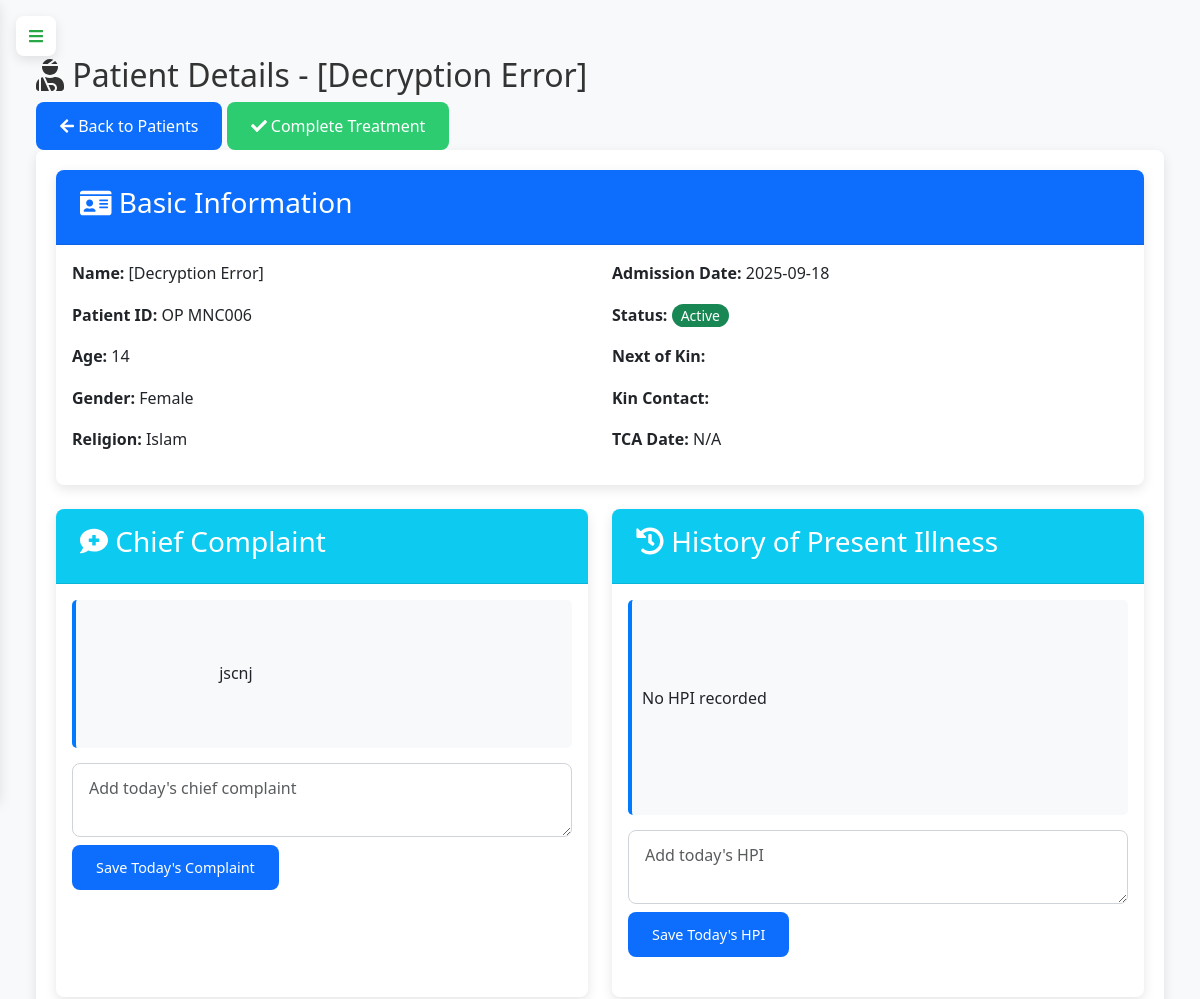
/doctor/patient/8 (signed in, upper part), run on an earlier commit of the app's database.
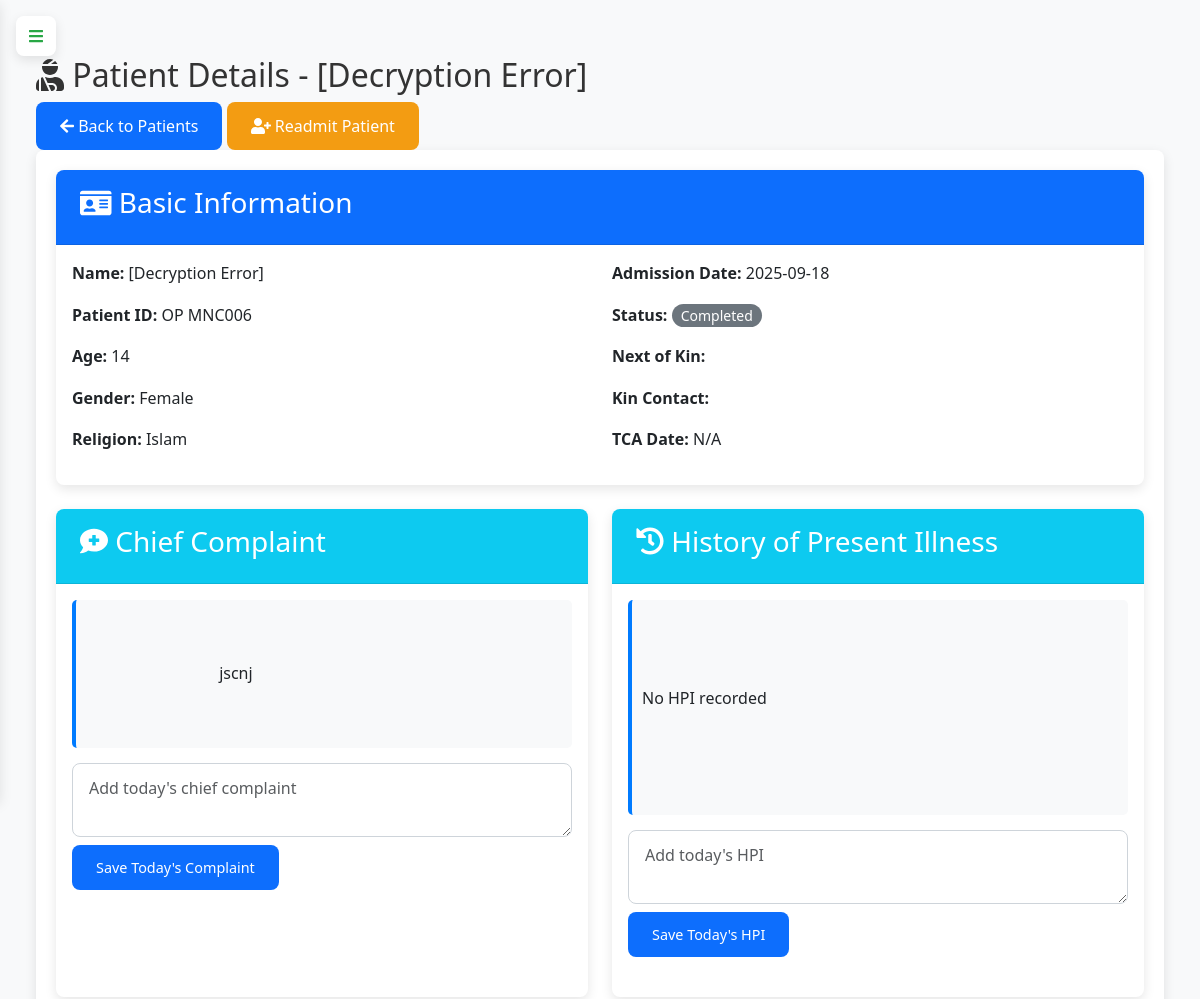
And on a later commit of the database.
### app.py (models this page shows, shortened)
class Patient(db.Model):
    id = db.Column(db.Integer, primary_key=True)
    op_number = db.Column(db.String(20), unique=True, nullable=True)
    ip_number = db.Column(db.String(20), unique=True, nullable=True)
    name = db.Column(db.String(100), nullable=True)  # encrypted
    age = db.Column(db.Integer, nullable=True)
    gender = db.Column(db.String(10), nullable=True)
    address = db.Column(db.String(200), nullable=True)  # encrypted
    phone = db.Column(db.String(20), nullable=True)  # encrypted
    destination = db.Column(db.String(100), nullable=True)
    occupation = db.Column(db.String(100), nullable=True)  # encrypted
    religion = db.Column(db.String(100), nullable=True)
    nok_name = db.Column(db.String(100), nullable=True)  # encrypted
    nok_contact = db.Column(db.String(20), nullable=True)  # encrypted
    tca = db.Column(db.Date, nullable=True)
    date_of_admission = db.Column(db.Date, nullable=True)
    status = db.Column(db.String(20), default='active', nullable=True)
    chief_complaint = db.Column(db.Text, nullable=True)
    history_present_illness = db.Column(db.Text, nullable=True)
    ai_assistance_enabled = db.Column(db.Boolean, default=False)
    ai_diagnosis = db.Column(db.Text)
    ai_treatment_recommendations = db.Column(db.Text)
    ai_last_updated = db.Column(db.DateTime)
    ai_confidence_score = db.Column(db.Float)  # 0-1 scale for diagnosis confidence
    created_at = db.Column(db.DateTime, default=datetime.utcnow)
    updated_at = db.Column(db.DateTime, default=datetime.utcnow, onupdate=datetime.utcnow)
    reviews = db.relationship('PatientReviewSystem', backref='patient', lazy=True)
    histories = db.relationship('PatientHistory', backref='patient', lazy=True)
    examinations = db.relationship('PatientExamination', backref='patient', lazy=True)
    diagnoses = db.relationship('PatientDiagnosis', backref='patient', lazy=True)
    management = db.relationship('PatientManagement', backref='patient', lazy=True)
    lab_requests = db.relationship('LabRequest', backref='patient', lazy=True)
    imaging_requests = db.relationship('ImagingRequest', backref='patient', lazy=True)
    @property
    def decrypted_name(self):
        if not self.name:
            return None
        try:
            return Config.decrypt_data_static(self.name)
        except Exception:
            return "[Decryption Error]"
    @property
    def decrypted_nok_name(self):
        return Config.decrypt_data_static(self.nok_name)
    @property
    def decrypted_nok_contact(self):
        return Config.decrypt_data_static(self.nok_contact)

### app.py (the view, shortened to what this page needs)
@app.route('/doctor/patient/<int:patient_id>', methods=['GET', 'POST'])
@login_required
def doctor_patient_details(patient_id):
    if current_user.role != 'doctor':
        flash('Unauthorized access', 'danger')
        return redirect(url_for('home'))
    patient = db.session.get(Patient, patient_id)
    if not patient:
        flash('Patient not found', 'danger')
        return redirect(url_for('doctor_patients'))
    drugs = Drug.query.filter(Drug.remaining_quantity > 0).all()
    services = Service.query.all()
    review_systems = PatientReviewSystem.query.filter_by(patient_id=patient.id).first()
    history = PatientHistory.query.filter_by(patient_id=patient.id).first()
    examination = PatientExamination.query.filter_by(patient_id=patient.id).first()
    diagnosis = PatientDiagnosis.query.filter_by(patient_id=patient.id).first()
    management = PatientManagement.query.filter_by(patient_id=patient.id).first()
    lab_tests = LabTest.query.all()
    imaging_tests = ImagingTest.query.all()
    lab_requests = LabRequest.query.filter_by(patient_id=patient.id).all()
    imaging_requests = ImagingRequest.query.filter_by(patient_id=patient.id).all()
    prescriptions = Prescription.query.filter_by(patient_id=patient.id).options(db.joinedload(Prescription.items).joinedload(PrescriptionItem.drug)).all()
    patient_services = PatientService.query.filter_by(patient_id=patient.id).all()
    return render_template('doctor/patient_details.html',
        patient=patient,
        review_systems=review_systems,
        history=history,
        examination=examination,
        diagnosis=diagnosis,
        management=management,
        lab_tests=lab_tests,
        imaging_tests=imaging_tests,
        lab_requests=lab_requests,
        imaging_requests=imaging_requests,
        prescriptions=prescriptions,
        patient_services=patient_services,
        drugs=drugs,
        services=services
    )

### app.py (called while the page is built, shortened)
@app.before_request
def initialize_data():
    global _first_request
    if not _first_request:
        return

@app.context_processor
def inject_current_date():
    return {'current_date': date.today().strftime('%Y-%m-%d')}

@app.context_processor
def inject_csrf_token():
    return dict(csrf_token=generate_csrf)

@app.context_processor
def utility_processor():
    def decrypt_data(encrypted_data):
        if not encrypted_data:
            return ""
        try:
            return Config.decrypt_data_static(encrypted_data)
        except:
            return "[Decryption Error]"
    return dict(decrypt_data=decrypt_data)

    @hybrid_property
    def remaining_quantity(self):
        return self.stocked_quantity - self.sold_quantity

    @remaining_quantity.expression
    def remaining_quantity(cls):
        return cls.stocked_quantity - cls.sold_quantity

    @login_manager.user_loader
    def load_user(user_id):
        return db.session.get(User, int(user_id))

### config.py (called while the page is built)
    @staticmethod
    def decrypt_data_static(encrypted_data: Optional[str]) -> str:
        return Config.decrypt_data(encrypted_data)

### templates/doctor/patient_details.html (shortened to what the changed rows need)
{% extends "doctor/layout.html" %}
{% block content %}
<div class="content">
    <div class="page-header">
        <h2><i class="fas fa-user-injured"></i> Patient Details - {{ patient.decrypted_name }}</h2>
        <div class="page-actions">
            <a href="{{ url_for('doctor_patients') }}" class="btn btn-secondary">
                <i class="fas fa-arrow-left"></i> Back to Patients
            </a>
            {% if patient.status == 'active' %}
            <button class="btn btn-success" onclick="completeTreatment('{{ patient.id }}')">
                <i class="fas fa-check"></i> Complete Treatment
            </button>
            {% else %}
            <button class="btn btn-warning" onclick="readmitPatient('{{ patient.id }}')">
                <i class="fas fa-user-plus"></i> Readmit Patient
            </button>
            {% endif %}
        </div>
    </div>
    <div class="patient-details-container">
        <div class="card mb-4">
            <div class="card-body">
                <div class="row">
                    <div class="col-md-6">
                        <p><strong>Name:</strong> {{ patient.decrypted_name }}</p>
                        <p><strong>Patient ID:</strong> {{ patient.op_number or patient.ip_number }}</p>
                        <p><strong>Age:</strong> {{ patient.age }}</p>
                        <p><strong>Gender:</strong> {{ patient.gender }}</p>
                        <p><strong>Religion:</strong> {{ patient.religion or 'N/A' }}</p>
                    </div>
                    <div class="col-md-6">
                        <p><strong>Admission Date:</strong> {{ patient.date_of_admission.strftime('%Y-%m-%d') }}</p>
                        <p><strong>Status:</strong> <span class="badge bg-{{ 'success' if patient.status == 'active' else 'secondary' }}">{{ patient.status|capitalize }}</span></p>
                        <p><strong>Next of Kin:</strong> {{ patient.decrypted_nok_name }}</p>
                        <p><strong>Kin Contact:</strong> {{ patient.decrypted_nok_contact }}</p>
                        <p><strong>TCA Date:</strong> {{ patient.tca.strftime('%Y-%m-%d') if patient.tca else 'N/A' }}</p>
                    </div>
                </div>
            </div>
        </div>
        <div class="row">
            <div class="col-md-6 mb-4">
                <div class="card h-100">
                    <div class="card-body">
                        <div class="chief-complaint-history">
                            {% if patient.chief_complaint %}
                                {{ patient.chief_complaint|safe }}
                            {% else %}
                                <p>No chief complaint recorded</p>
                            {% endif %}
                        </div>
                        <form method="POST" action="{{ url_for('doctor_patient_details', patient_id=patient.id) }}">
                            <textarea name="chief_complaint" class="form-control mb-2" placeholder="Add today's chief complaint" required></textarea>
                            <button type="submit" class="btn btn-primary btn-sm">Save Today's Complaint</button>
                        </form>
                    </div>
                </div>
            </div>
        </div>
{% endblock %}

What changed in the data, as far as the page shows it:
changed Patient "[Decryption Error]": status "Active" → "Completed"
Also different on the page:
text no longer shown: "Complete Treatment"
text now shown: "Readmit Patient"
